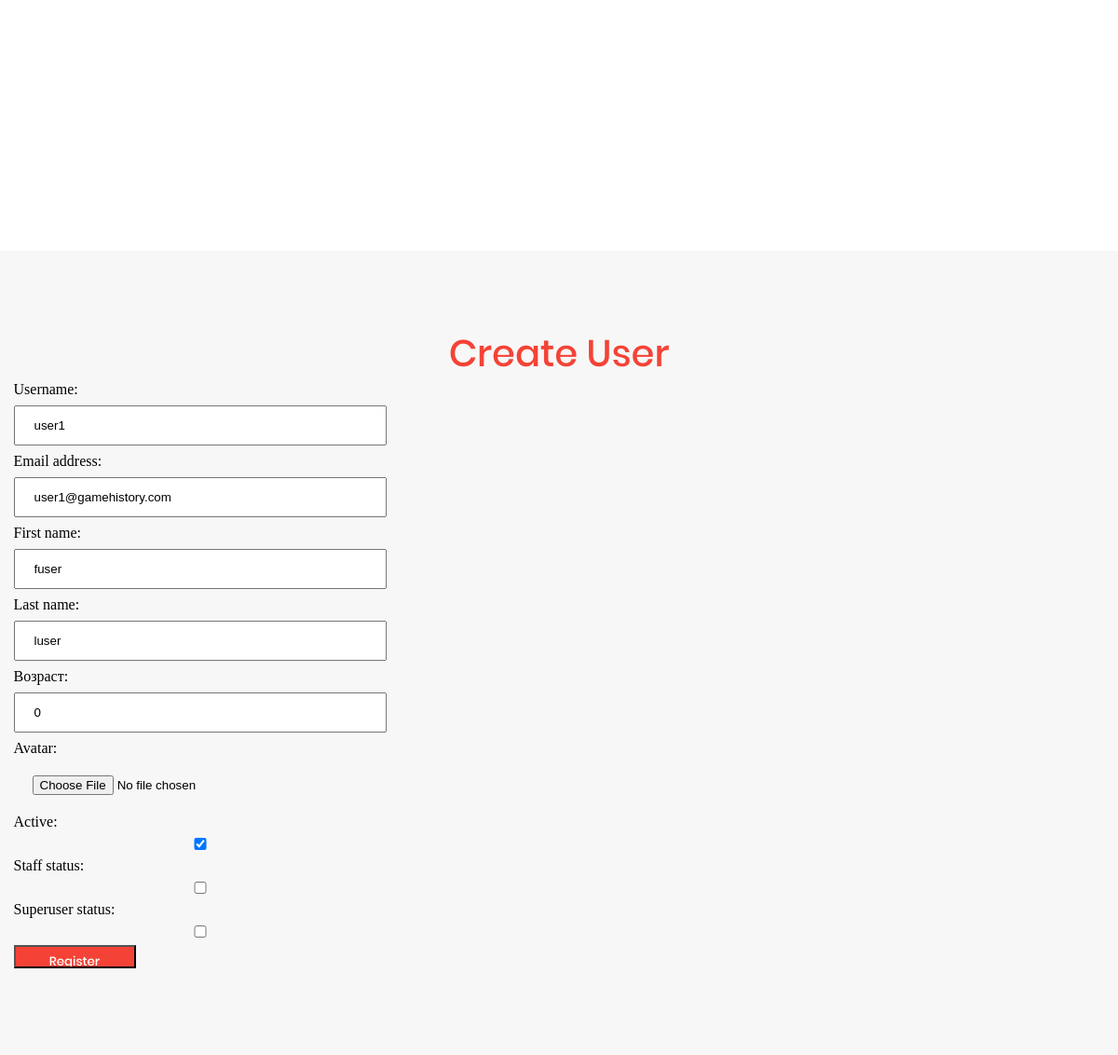
Page /my_admin/update_user/2/ on the earlier database version.
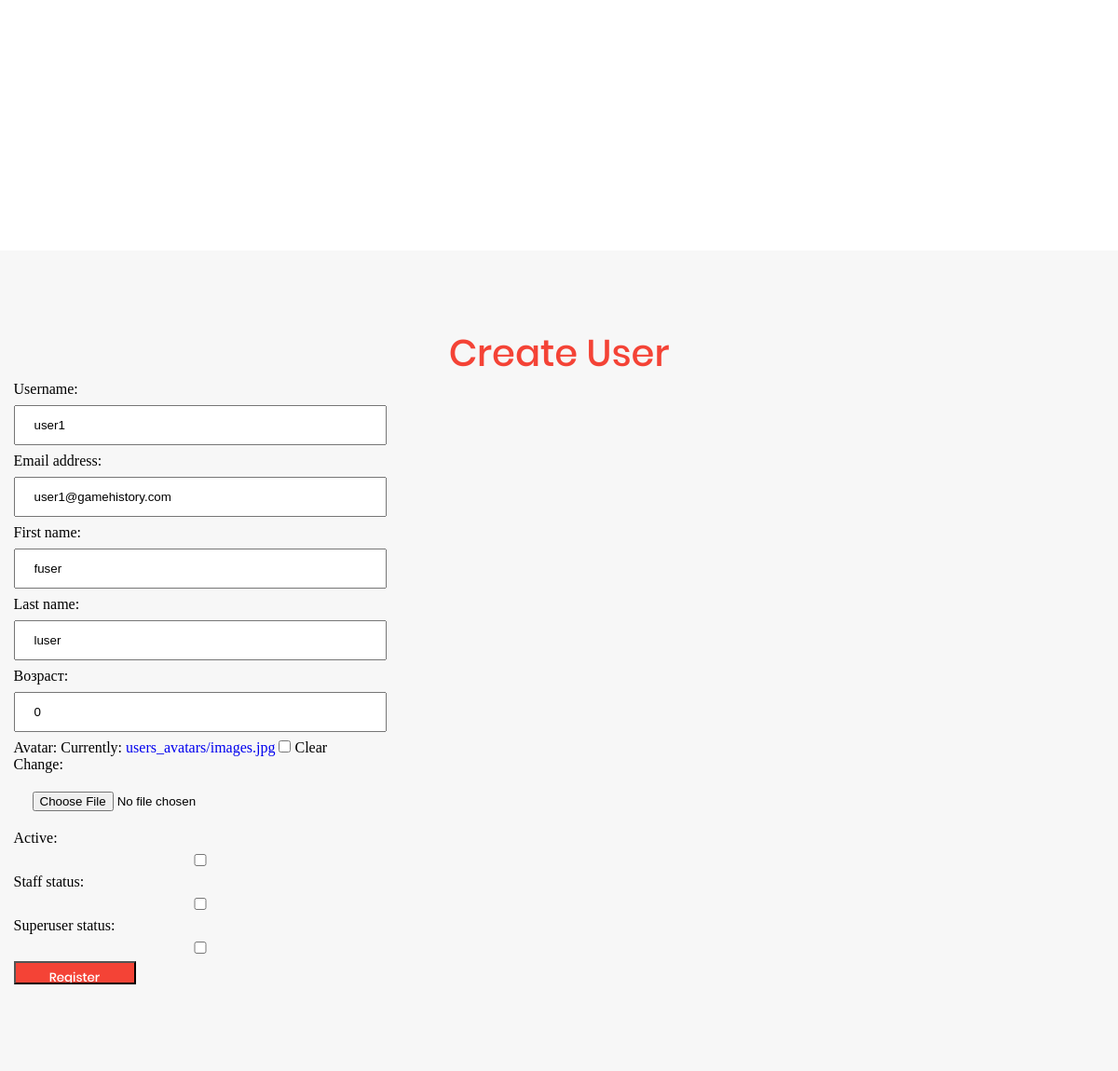
Same page on the later database version.
### authapp/models.py (models this page shows, shortened)
class GameUser(AbstractUser):
    avatar = models.ImageField(upload_to='users_avatars', blank=True)
    age = models.PositiveSmallIntegerField(verbose_name='возраст', default=0)

### adminapp/views.py (the view)
# urls.py: path('update_user/<int:pk>/', adminapp.views.UserUpdateView.as_view(), name='update_user'),
class UserUpdateView(UpdateView, MethodSuperusers):
    model = GameUser
    success_url = reverse_lazy('my_admin:index')
    form_class = AdminGameUserUpdateForm

### adminapp/forms.py
class AdminGameUserUpdateForm(UserChangeForm):
    class Meta:
        model = GameUser
        fields = ('username', 'password', 'email', 'first_name', 'last_name', 'age', 'avatar', 'is_active', 'is_staff',
                  'is_superuser')
    def __init__(self, *args, **kwargs):
        super().__init__(*args, **kwargs)
        for field_name, field in self.fields.items():
            if field_name == 'password':
                field.widget = HiddenInput()
            else:
                field.widget.attrs['class'] = f'form-control {field_name}'
                field.help_text = ''

### authapp/templates/authapp/gameuser_form.html (shortened to what this page needs)
{% extends 'adminapp/base.html' %}
{% load staticfiles %}
{% block content %}
    <div class="block block_empty"></div>
    <div class="block bgg">
       <div class="center center1 "><h2 class="h2">Create User</h2>
           <div class="div_login_form">
               <form class="login_form" method="POST" enctype="multipart/form-data">
                   {{ form.as_p }}
                   <input class="button_red" type="submit" value="Register">
                </form>
           </div>
       </div>
   </div>
{% endblock %}

Differences in the rows shown:
changed GameUser "user1": is_active "☑" → "☐"
Other differences:
form field as_p: (not shown) → "☐"
text no longer shown: "Username: Email address: First name: Last name: Возраст: Avatar: Active: Staff status: Superuser status:"
text now shown: "Username: Email address: First name: Last name: Возраст: Avatar: Currently: users_avatars/images.jpg Clear Change: Active: Staff status: Superuser status:"
